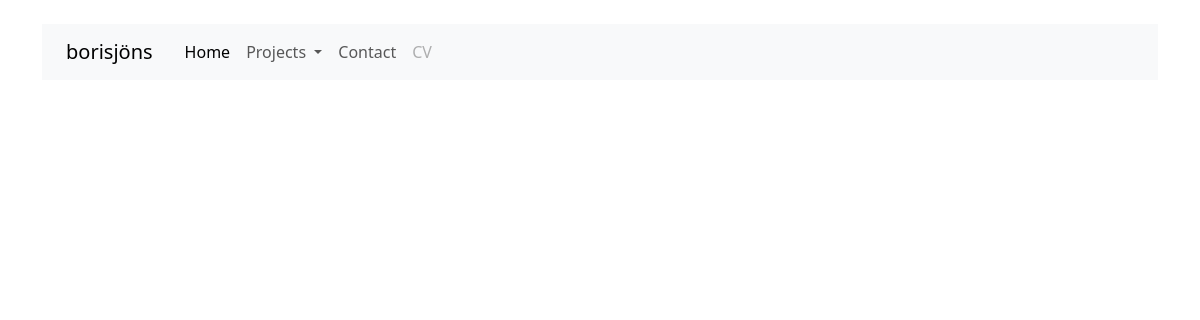
/projects02/, run on an earlier commit of the app's database.
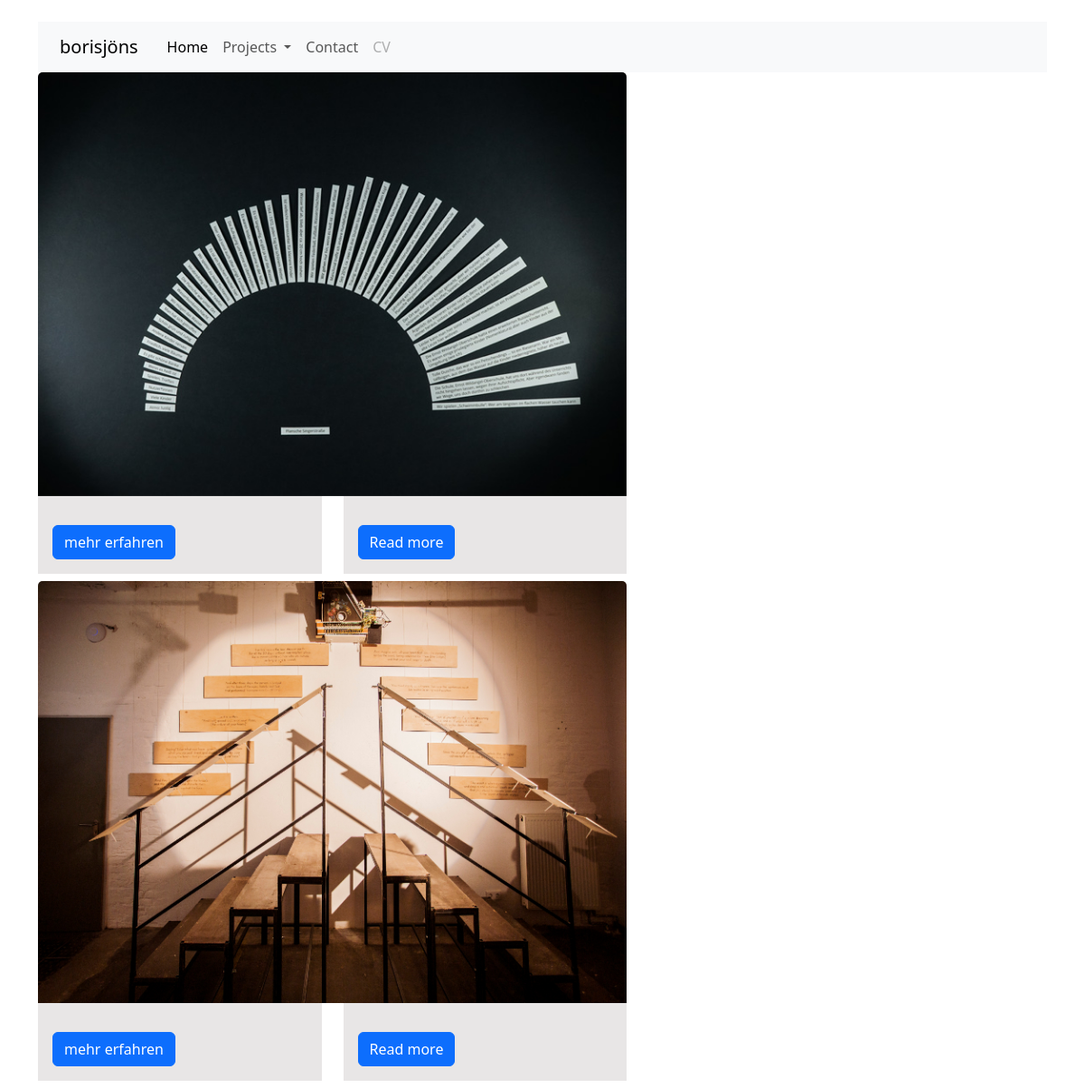
And on a later commit of the database.
### projects02/models.py (models this page shows, shortened)
class Project(models.Model):
    FEATURED = (
        ('Y', 'YES'),
        ('N', 'NO')
    )
    title = models.CharField(max_length=250, blank=True)
    titel= models.CharField(max_length=250, blank=True)
    short_description = models.CharField(max_length=250, blank=True)
    kurzbeschreibung = models.CharField(max_length=250, blank=True)
    description = RichTextField(blank=True, null=True)
    beschreibung = RichTextField(blank=True, null=True)
    image = models.FileField(blank=True)
    embed = models.URLField(max_length= 250, blank=True)
    featured = models.CharField(max_length=10, blank=True, choices=FEATURED)

### projects02/views.py (the view)
# urls.py: path('', views.project_view, name='project'),
def project_view(request):
    projects = Project.objects.all()
    return render(request, 'project.html', {'projects': projects})

### projects02/templates/project.html (shortened to what this page needs)
<!DOCTYPE html>
<html lang="en">
<head>
</head>
<body>
{% extends 'base.html' %}
{% block page_content %}
{% load static %}
<link rel='stylesheet' href="{% static 'projects02/custom.css' %}" type='text/css' />
{% for project in projects %}
<div class="container"
        <div class="row">
              <div class="col-md-7 mb-3 mb-sm-2">
                  <div class="card">
                    <div class="view overlay">
                        <a href="{% url 'projects02:detail' project.id %}" >
                                <img class="card-img-top" src="{{project.image.url}}" alt="">
                            </div>
                        <div class="row">
                              <div class="col">
                                <div class="card">
                                     <div class="card-body">
                                        <a href="{% url 'projects02:detail' project.id %}" class="btn btn-primary btn-md">mehr erfahren</a>
                                     </div>
                                </div>
                              </div>
                            <div class="col">
                                <div class="card">
                                    <div class="card-body">
                                        <a href="{% url 'projects02:detail' project.id %}" class="btn btn-primary btn-md">Read more</a>
                                    </div>
                                </div>
                            </div>
                        </div>
                    </div>
                  </div>
                </div>
        {% endfor %}
{% endblock %}

### mysite/templates/base.html (shortened to what this page needs)
<!DOCTYPE html>
<html lang="en">
<head>
    {% load static %}
    <link href="https://cdn.jsdelivr.net/npm/bootstrap@5.3.0/dist/css/bootstrap.min.css" rel="stylesheet">
    <link rel='stylesheet' href="{% static 'projects02/custom.css' %}" type='text/css' />
</head>
<body>
<br>
<div class="container">
    <nav class="navbar navbar-expand-lg navbar-light bg-light">
        <a class="navbar-brand mx-4" href="#">borisjöns</a>
        <div class="collapse navbar-collapse" id="navbarNavAltMarkup">
            <div class="navbar-nav">
                <a class="nav-item nav-link active" href="{% url 'projects02:index' %}">Home</a>
                <a class="nav-item dropdown">
                    <a class="nav-link dropdown-toggle" href="#" id="navbarDropdown" role="button"
                       data-toggle="dropdown" aria-haspopup="true" aria-expanded="false"> Projects
                    </a>
                </a>
                <a class="nav-item nav-link" href="#">Contact</a>
                <a class="nav-item nav-link disabled" href="#">CV</a>
            </div>
        </div>
</div>
{% block page_content %}
{% endblock %}
</body>
</html>

### projects02/static/projects02/custom.css (style rules this page uses)
.card-body { background-color: #e8e6e6; }
.card { border: 0.0; }
.card-img-top { position: relative; }
.navbar { background-color: #e8e6e6; margin:0%; border: 0px; display: justify-content-between; }

What changed in the data, as far as the page shows it:
added Project: image (picture)
added Project: image (picture)
